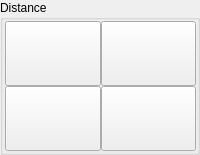
                <widget class="QGroupBox" name="groupBox_20">
                 <property name="title">
                  <string>Distance</string>
                 </property>
                 <layout class="QGridLayout" name="gridLayout_5" rowminimumheight="65,65" columnminimumwidth="65,65">
                  <property name="leftMargin">
                   <number>2</number>
                  </property>
                  <property name="topMargin">
                   <number>1</number>
                  </property>
                  <property name="rightMargin">
                   <number>1</number>
                  </property>
                  <property name="bottomMargin">
                   <number>1</number>
                  </property>
                  <property name="spacing">
                   <number>0</number>
                  </property>
                  <item row="0" column="0">
                   <widget class="QPushButton" name="probe_p_lx_in">
                    <property name="sizePolicy">
                     <sizepolicy hsizetype="Preferred" vsizetype="Preferred">
                      <horstretch>0</horstretch>
                      <verstretch>0</verstretch>
                     </sizepolicy>
                    </property>
                    <property name="text">
                     <string/>
                    </property>
                    <property name="function" stdset="0">
                     <string>mdi</string>
                    </property>
                    <property name="command" stdset="0">
                     <string>o&lt;p_lx_in&gt; call</string>
                    </property>
                   </widget>
                  </item>
                  <item row="0" column="1">
                   <widget class="QPushButton" name="probe_p_lx_out">
                    <property name="sizePolicy">
                     <sizepolicy hsizetype="Preferred" vsizetype="Preferred">
                      <horstretch>0</horstretch>
                      <verstretch>0</verstretch>
                     </sizepolicy>
                    </property>
                    <property name="text">
                     <string/>
                    </property>
                    <property name="function" stdset="0">
                     <string>mdi</string>
                    </property>
                    <property name="command" stdset="0">
                     <string>o&lt;p_lx_out&gt; call</string>
                    </property>
                   </widget>
                  </item>
                  <item row="1" column="0">
                   <widget class="QPushButton" name="probe_p_ly_in">
                    <property name="sizePolicy">
                     <sizepolicy hsizetype="Preferred" vsizetype="Preferred">
                      <horstretch>0</horstretch>
                      <verstretch>0</verstretch>
                     </sizepolicy>
                    </property>
                    <property name="text">
                     <string/>
                    </property>
                    <property name="function" stdset="0">
                     <string>mdi</string>
                    </property>
                    <property name="command" stdset="0">
                     <string>o&lt;p_ly_in&gt;  call</string>
                    </property>
                   </widget>
                  </item>
                  <item row="1" column="1">
                   <widget class="QPushButton" name="probe_p_ly_out">
                    <property name="sizePolicy">
                     <sizepolicy hsizetype="Preferred" vsizetype="Preferred">
                      <horstretch>0</horstretch>
                      <verstretch>0</verstretch>
                     </sizepolicy>
                    </property>
                    <property name="text">
                     <string/>
                    </property>
                    <property name="function" stdset="0">
                     <string>mdi</string>
                    </property>
                    <property name="command" stdset="0">
                     <string>o&lt;p_ly_out&gt;  call</string>
                    </property>
                   </widget>
                  </item>
                 </layout>
                </widget>
